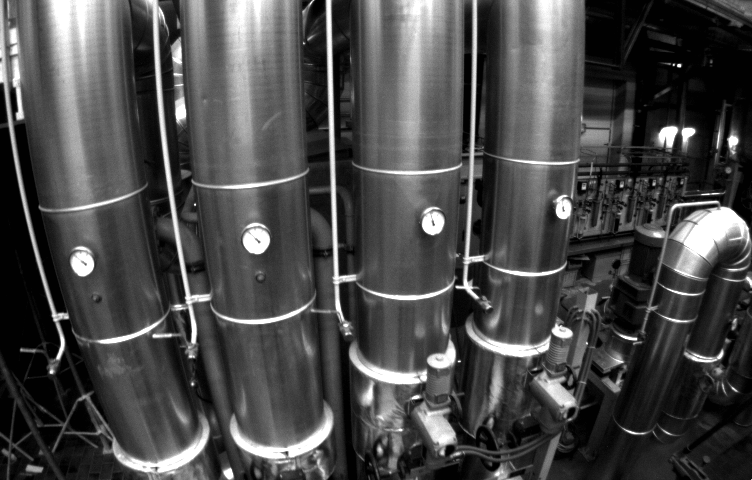
//> input picture image_processing_cpp/resources/orb_imgs/halftone/8bit.png, 752 x 480 px
$ ./chapter7   (built with g++ and OpenCV 4)
//> lines starting //> are read from the running program, lines starting //| are printed output that depends on the picture; after the words box and inside, x2 and y2 are one past the last pixel; in counts of white or black regions, pixels touching at a corner belong together
// orb

#include <iostream>
#include <opencv2/core/core.hpp>
#include <opencv2/features2d/features2d.hpp>
#include <opencv2/highgui/highgui.hpp>
#include <opencv2/imgproc.hpp>
#include <opencv2/imgcodecs.hpp>

using namespace std;
using namespace cv;

Mat show_img_with_orb(string path) {
//> called with path = "./resources/orb_imgs/halftone/8bit.png"

    Mat img = imread(path);
//> img is the input picture: 480 rows x 752 cols, CV_8UC3; min 1, max 255, mean 74

    std::vector<KeyPoint> keypoints;
    Mat descriptors;
    Ptr<FeatureDetector> detector = ORB::create();
    Ptr<DescriptorExtractor> descriptor = ORB::create();
    Ptr<DescriptorMatcher> matcher = DescriptorMatcher::create("BruteForce-Hamming");

    detector->detect(img, keypoints);
//> keypoints = 500 keypoints; strongest (x, y, size): (678, 66, 31), (680, 65, 31), (679, 65, 37.2), (461, 283, 37.2)

    // Mat outimg;
    const float r = 4.5f;
    const int n = keypoints.size();
//> n = 500
    for (int i=0; i<n; i++){
        if (i % 5 > 2) {
            cv::Point2f pt1,pt2;
            pt1.x=keypoints[i].pt.x-r;
            pt1.y=keypoints[i].pt.y-r;
            pt2.x=keypoints[i].pt.x+r;
            pt2.y=keypoints[i].pt.y+r;

            rectangle(img, pt1, pt2, cv::Scalar(0,255,0));
            circle(img, keypoints[i].pt, 2, cv::Scalar(0,255,0), -1);
        }
    }
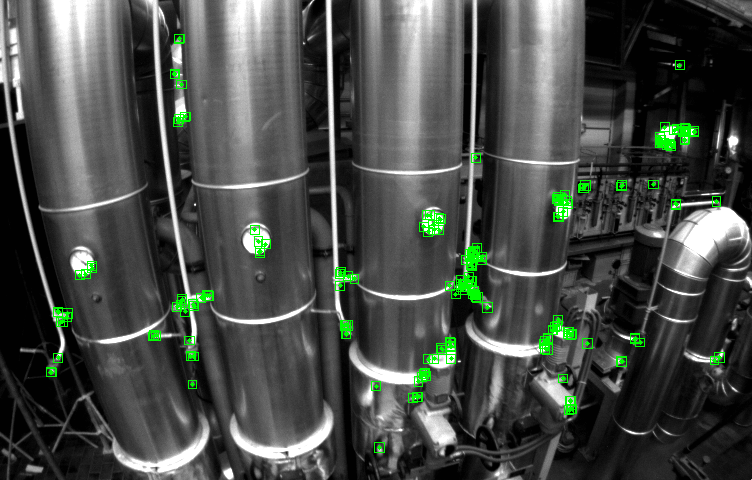
//> img: 480 rows x 752 cols, CV_8UC3; 1.87% of pixels changed, all inside (x1, y1, x2, y2) = (46, 34, 725, 453)
    // drawKeypoints(img, keypoints, outimg, Scalar::all(-1), DrawMatchesFlags::DEFAULT);
    // imshow("ORB keypoints", outimg);
    imshow("ORB keypoints", img);
    waitKey(0);

    // // return outimg;
    return img;
}

// [53 lines left out: function show_orb_matching, not called in this run]


int main(int argc, char const *argv[]) {
    // [4 lines of commented-out code are left out]

    string RAW_PATHS[4] = {
        {"./resources/orb_imgs/halftone/8bit.png"},
        {"./resources/orb_imgs/halftone/linear.png"},
        {"./resources/orb_imgs/halftone/blockwise.png"},
        {"./resources/orb_imgs/halftone/errdiff_fs.png"}
    };


    string GOAL_PATHS[4] = {
        {"./resources/orb_imgs/halftone_orb/8bit.png"},
        {"./resources/orb_imgs/halftone_orb/linear.png"},
        {"./resources/orb_imgs/halftone_orb/blockwise.png"},
        {"./resources/orb_imgs/halftone_orb/errdiff_fs.png"}
    };

    for (int i = 0; i < 4; i++) {
        Mat img = show_img_with_orb(RAW_PATHS[i]);
        imwrite(GOAL_PATHS[i], img);
    }
//> pass 2 of the loop `for (int i = 0; i < 4; i++)`:
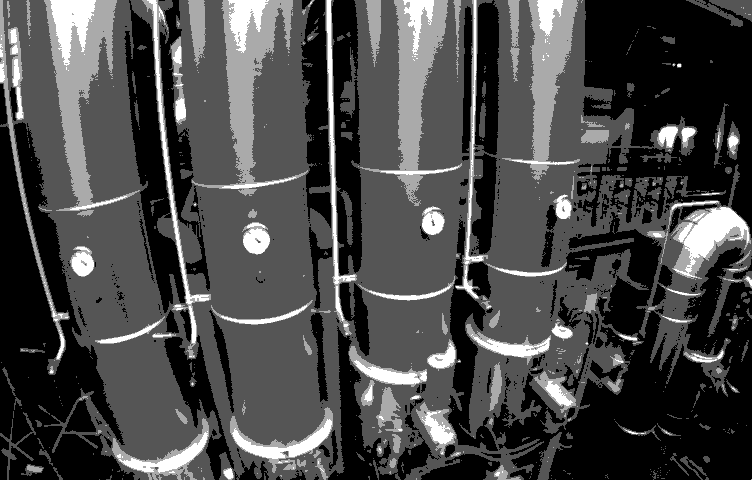
//> input picture image_processing_cpp/resources/orb_imgs/halftone/linear.png, 752 x 480 px
//> in show_img_with_orb, img is the input picture: 480 rows x 752 cols, CV_8UC3; min 0, max 255, mean 72.2
//> keypoints = 500 keypoints; strongest (x, y, size): (679, 65, 37.2), (457, 286, 31), (340, 274, 37.2), (340, 272, 44.6)
//> after the loop in show_img_with_orb (call 2), `for (int i=0; i<n; i++)`:
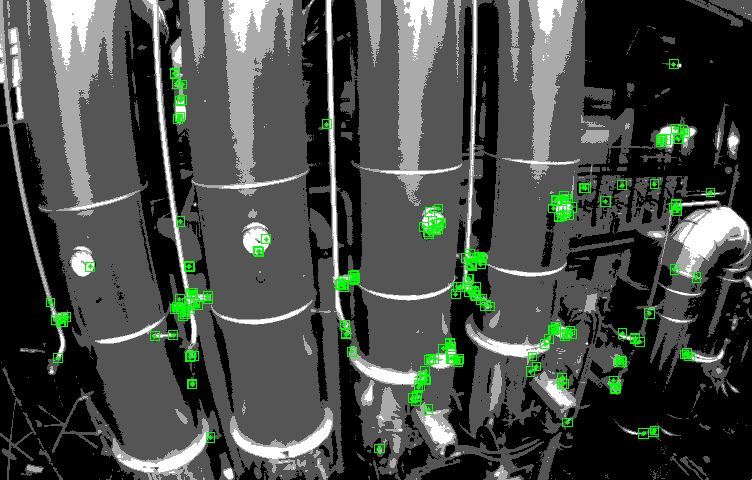
//> img: 480 rows x 752 cols, CV_8UC3; 1.97% of pixels changed, all inside (x1, y1, x2, y2) = (46, 59, 715, 453)
//> pass 3 of the loop `for (int i = 0; i < 4; i++)`:
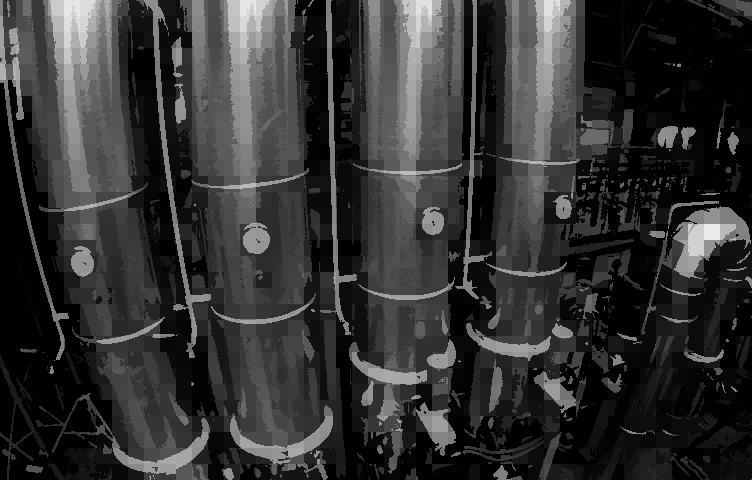
//> input picture image_processing_cpp/resources/orb_imgs/halftone/blockwise.png, 752 x 480 px
//> in show_img_with_orb, img is the input picture: 480 rows x 752 cols, CV_8UC3; min 1, max 234, mean 51.3
//> keypoints = 500 keypoints; strongest (x, y, size): (424, 404, 37.2), (176, 76, 37.2), (472, 284, 31), (671, 146, 31)
//> after the loop in show_img_with_orb (call 3), `for (int i=0; i<n; i++)`:
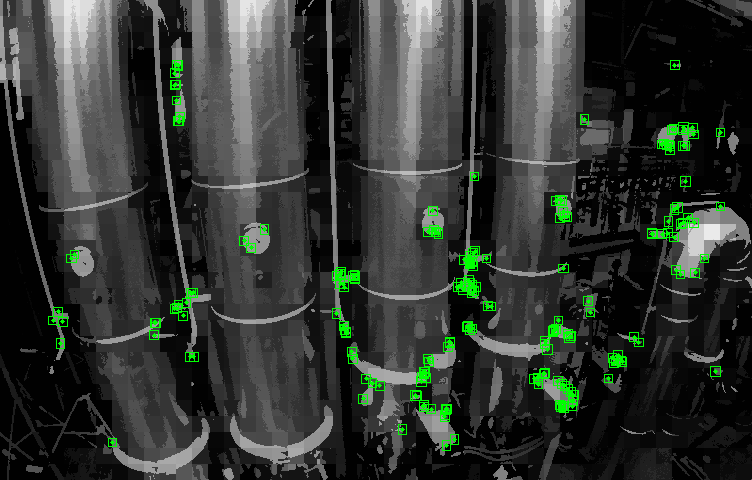
//> img: 480 rows x 752 cols, CV_8UC3; 2.08% of pixels changed, all inside (x1, y1, x2, y2) = (48, 60, 725, 451)
//> the loop made 4 passes; the first 3 are shown

    // Mat img = show_orb_matching(RAW_PATHS[0][1], RAW_PATHS[0][1]);
    // imwrite("./resources/orb_imgs/simple_quantization_orb/mono1bit1_8bit1.png", img);
}
